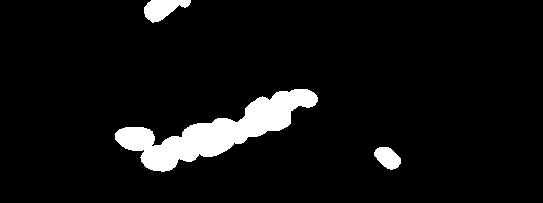
#> input picture images/trinary_segmentation/trinary0001-1266-2028SDS_Wash_U_E07w2_combo.tif, 543 x 203 px, given as the content of the folder segmentation/trinary0001-1266-2028SDS_Wash_U_E07w2_combo.tif, which was not available
$ python -i rotation.py   (imports and definitions only)
#> lines starting #> are read from the running program, lines starting #| are printed output that depends on the picture; after the words box and inside, x2 and y2 are one past the last pixel; in counts of white or black regions, pixels touching at a corner belong together
# -*- coding: utf-8 -*-
"""
Created on Tue Jan  9 10:25:28 2024

@author: ebjam
"""
import os, cv2
import pandas as pd
import numpy as np
import seaborn as sns
import matplotlib.pyplot as plt
import matplotlib.lines as mlines
from scipy import ndimage

def rotate_and_resize(path, aspect_ratio = 5):

    # Make rotated folder
#> called with aspect_ratio = 5
    roto_path = os.path.join(path, "rotate_resize/")
    os.makedirs(roto_path, exist_ok=True)
    all_images = [q for q in os.listdir(path) if q.endswith('tif')]
    aspect_ratios = []
    aspect_dict = {}
    for image in all_images:
        # Load image
        img = cv2.imread(os.path.join(path, image))
        dim_list = [int(img.shape[0]), int(img.shape[1])]
        abs_aspect_ratio = max(dim_list) / min(dim_list)
        aspect_ratios.append(abs_aspect_ratio)
        aspect_dict[image] = {'abs_aspect_ratio':abs_aspect_ratio, 'shape':dim_list}

    handles = []
    for i in range(len(aspect_ratios)):
        handles.append('handle')

    for image in aspect_dict:
        img = cv2.imread(os.path.join(path, image))
        record = aspect_dict[image]
        if record['abs_aspect_ratio'] > 5:
            record['aspect_adjust'] = True
            rotate_45 = ndimage.rotate(img, 45, reshape = True)
            rotate_45_dims = [rotate_45.shape[0], rotate_45.shape[1]]
            adjust_aspect_ratio = max(rotate_45_dims) / min(rotate_45_dims)
            record['adjust_aspect_ratio'] = adjust_aspect_ratio
            record['adjust_shape'] = rotate_45_dims
            resized_rotated_img = cv2.resize(rotate_45, (320,320), interpolation = cv2.INTER_NEAREST)
            cv2.imwrite(os.path.join(roto_path, image), resized_rotated_img)
        # No adjust, just dummy the numbers to make plotting easier later - add a non-adjusted flag to keep this data seperate from rotated images!
        elif record['abs_aspect_ratio'] <= 5:
            record['aspect_adjust'] = False
            record['adjust_aspect_ratio'] = record['abs_aspect_ratio']
            record['adjust_shape'] = record['shape']
            resized_img = cv2.resize(img, (320,320), interpolation = cv2.INTER_NEAREST)
            # Write image to rotated folder
            cv2.imwrite(os.path.join(roto_path, image), resized_img)
    return(aspect_dict)

#%%
path = "C:/Users/ebjam/Documents/GitHub/spore_embryo_unet/images/trinary_segmentation/"
aspect_dict = rotate_and_resize(path)
#%%

adjust_plot_df = pd.DataFrame(aspect_dict).transpose().reset_index()
adjust_plot_df = adjust_plot_df.rename(columns={'index': 'image'})
adjust_plot_df['handle'] = 'handle'
# [1 line that did not run here, left out]
# [1 line that did not run here, left out]
adjust_plot_df['image'] = adjust_plot_df['image'].astype(str)
# [1 line that did not run here, left out]
fig, axes = plt.subplots(1,2, sharey=True)
# [23 lines not run here, left out]

extreme = mlines.Line2D([], [], color='Purple', marker = 'o', linestyle='--',
                          markersize=10, label= '< 5x Aspect ratio - ("Normal")', linewidth=0)
normal =mlines.Line2D([], [], color='Orange', marker = 'o', linestyle='--',
                          markersize=10, label='> 5x Aspect ratio - ("Extreme")', linewidth=0)

# [1 line not run here, left out]
roto_path = "C:/Users/ebjam/Documents/GitHub/spore_embryo_unet/images/"
# Save adjust_plot_df as a csv to keep track of transofrmations
# [1 line not run here, left out]
#%%
'''
plotdf = pd.DataFrame({'image':all_images, 'aspect_ratio':aspect_ratios, 'handles':handles})
#%%

fig, ax = plt.subplots(1,1)
sns.set(rc = {'figure.figsize': (6,8), "figure.dpi":100, 'savefig.dpi':100})
sns.set_style("ticks")
plotdf = pd.DataFrame({'image':all_images, 'aspect_ratio':aspect_ratios, 'handles':handles})
plotdf['extreme'] = 'Normal'
plotdf.loc[plotdf['aspect_ratio'] > 5.0, 'extreme'] = 'extreme'
plotdf.loc[plotdf['aspect_ratio'] < 0.2, 'extreme'] = 'extreme'
sns.violinplot(x='handles', y='aspect_ratio', data = plotdf, cut = 0, inner = None, color = 'grey', ax=ax)
sns.swarmplot(x='handles', y='aspect_ratio', hue = 'extreme', hue_order = ['Normal', 'extreme'], palette = 'rocket', data = plotdf, ax=ax)
sns.despine()
ax.axhline(5, color = 'k', linestyle = '--', alpha = 0.7)
ax.set_ylabel('Worm Aspect Ratio (1:Y)')
ax.set_xlabel("")
ax.set_xticklabels([""])
# Make legend explainging extreme vs not extreme!!
ax.get_legend().remove()


extreme = mlines.Line2D([], [], color='Orange', marker = 'o', linestyle='--',
                          markersize=10, label= '> 1:5 Aspect ratio - ("Extreme")', linewidth=0)
normal =mlines.Line2D([], [], color='Purple', marker = 'o', linestyle='--',
                          markersize=10, label='< 1:5 Aspect ratio - ("Pretty Normal")', linewidth=0)

ax.legend(loc = "upper center",handles=[normal, extreme], bbox_to_anchor=(0.5, 1.1), ncol=4, fancybox=True)

#%%
dims = []
for image in aspect_dict:
    record = aspect_dict[image]
    dims.append(record['adjust_shape'][0])
    dims.append(record['adjust_shape'][1])

avg_dim = sum(dims) / len(dims)
print("Average image_dimensions:", avg_dim, "\nImage dimensions to use for UNET:", (avg_dim - (avg_dim % 32)))
'''

>>> result = rotate_and_resize('../images/trinary_segmentation/trinary0001-1266-2028SDS_Wash_U_E07w2_combo.tif')
#> call 2 of rotate_and_resize, with aspect_ratio = 5
#> in rotate_and_resize, img is the input picture: shape (203, 543, 3); values 0 (black) and 1 (white), 6.4% white; 3 white regions, box (x1, y1, x2, y2) and area: (115, 89, 318, 172) 5936, (144, 0, 191, 23) 642, (374, 147, 401, 170) 422
#> in rotate_and_resize (call 2), `resized_img = cv2.resize(img, (320,320), interpolation = cv2.INTER_NEA..`:
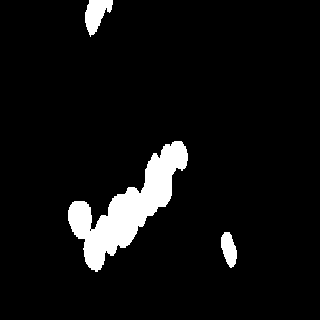
#> resized_img: shape (320, 320, 3); values 0 (black) and 1 (white), 6.4% white; 3 white regions, box (x1, y1, x2, y2) and area: (68, 141, 188, 272) 5507, (85, 0, 113, 37) 608, (221, 232, 237, 268) 395

$ run again, on images/trinary_segmentation/trinary0001-2213-0925SDS_Wash_I_E05.tif
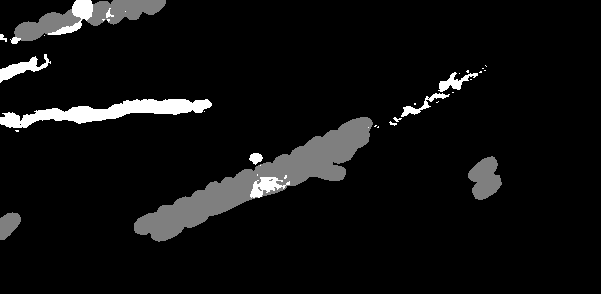
#> input picture images/trinary_segmentation/trinary0001-2213-0925SDS_Wash_I_E05.tif, 601 x 294 px, given as the content of the folder trinary_segmentation/trinary0001-2213-0925SDS_Wash_I_E05.tif, which was not available
#> in rotate_and_resize, img is the input picture: shape (294, 601, 3); min 0, max 2, mean 0.121
#> in rotate_and_resize (call 2), `resized_img = cv2.resize(img, (320,320), interpolation = cv2.INTER_NEA..`:
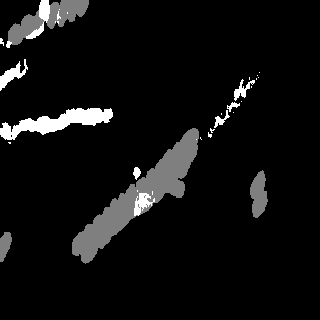
#> resized_img: shape (320, 320, 3); min 0, max 2, mean 0.122; drawn with min black and max white

$ run again, on images/trinary_segmentation/trinary0001-2308-3774SDS_Wash_I_E05.tif
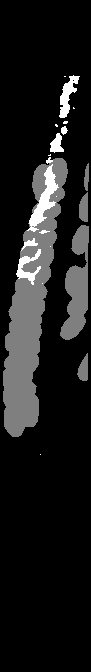
#> input picture images/trinary_segmentation/trinary0001-2308-3774SDS_Wash_I_E05.tif, 91 x 672 px, given as the content of the folder trinary_segmentation/trinary0001-2308-3774SDS_Wash_I_E05.tif, which was not available
#> in rotate_and_resize, img is the input picture: shape (672, 91, 3); min 0, max 2, mean 0.219
#> in rotate_and_resize (call 2), `rotate_45 = ndimage.rotate(img, 45, reshape = True)`:
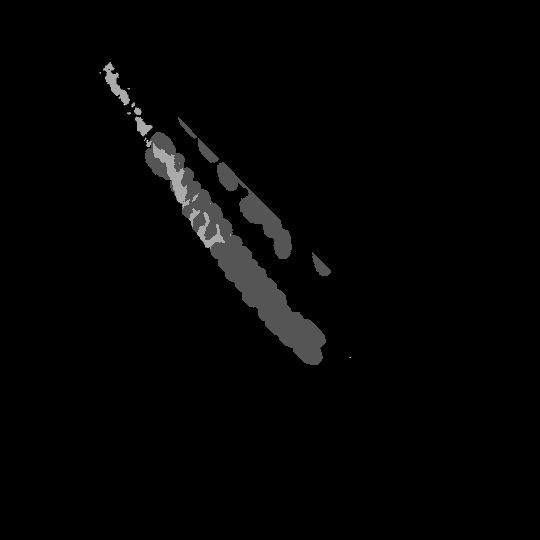
#> rotate_45: shape (540, 540, 3); min 0, max 3, mean 0.0462; drawn with min black and max white

$ run again, on images/trinary_segmentation/trinary0001-2471-2397SDS_Wash_I_E07.tif
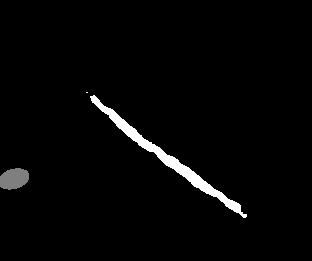
#> input picture images/trinary_segmentation/trinary0001-2471-2397SDS_Wash_I_E07.tif, 312 x 261 px, given as the content of the folder trinary_segmentation/trinary0001-2471-2397SDS_Wash_I_E07.tif, which was not available
#> in rotate_and_resize, img is the input picture: shape (261, 312, 3); min 0, max 2, mean 0.0472
#> in rotate_and_resize (call 2), `resized_img = cv2.resize(img, (320,320), interpolation = cv2.INTER_NEA..`:
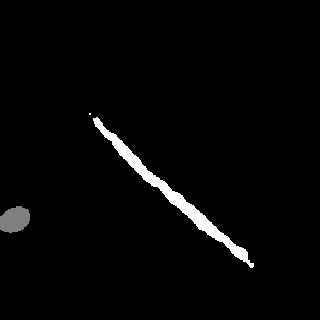
#> resized_img: shape (320, 320, 3); min 0, max 2, mean 0.0473; drawn with min black and max white
